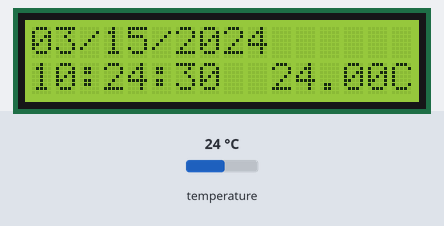
Recording of a sketch running on a simulated ESP32. On the bench: 16×2 character LCD. The inputs (shaded band) are chosen by the test bench; at power-on: temperature 24 °C. The local clock reads 2024-03-15 10:24:30 at power-on unless the sketch sets it; what the sketch prints to the serial monitor is not drawn.

Above: at 1.2 s.
1.3 s: temperature set to 12 °C
At 11.4 s:
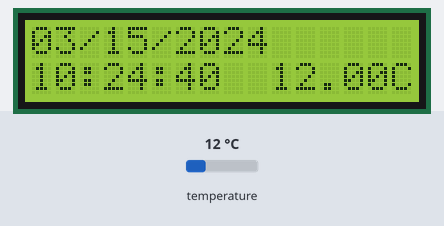
Timing chart, 0 to 12.9 s (numbered marks = the images above; inputs shaded):
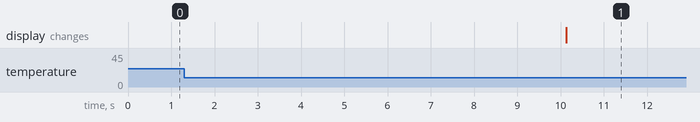

Measured:
- after the input at 1.3 s, the display: changes after 8.8 s (image 1)

The sketch:

09-020_Time_and_date_with_the_DS3231_LCD.ino
```cpp
/*  09.020 - Time and date with the DS3231 RTC and I2C LCD

   This sketch demonstrates how to set the time and date, and then print them
   to an I2C LCD using the highly accurate DS3231 real time clock.

   When equiped with a button battery, the DS3231 will retain correct time and date even
   when there is no main power from the microcontroller.

   The DS3231 also contains a temperature sensor that is readable via the library.

   This sketch was written by Peter Dalmaris using information from the
   ESP32 datasheet and examples.


   Components
   ----------
    - ESP32 Dev Kit v4
    - DS2331 RTC breakout

    IDE
    ---
    Arduino IDE with ESP32 Arduino Code
    (https://github.com/espressif/arduino-esp32)


    Libraries
    ---------
    - RtcDS3231
    - Wire

   Connections
   -----------

    Power is provided from the 5V pin to accomodate the requirements
    of the LCD. It is safe to use 5V with the DS3231 as long as it
    contains a voltage regulator.

      ESP32        |     DS3231 RTC   |   I2C LCD
    -------------------------------------------
      5V           |     Vcc          |   Vcc
      GND          |     GND          |   GND
      GPIO21 (SDA) |     SDA          |   SDA
      GPIO22 (SCL) |     SCL          |   SCL
      -            |     SQW          |
      -            |     32K          |

    Other information
    -----------------

    1. ESP32 Datasheet: https://www.espressif.com/sites/default/files/documentation/esp32_datasheet_en.pdf
    2. Rtc library (contains libraries for various RTCs): https://github.com/Makuna/Rtc
    3. Printf format parameters: http://www.cplusplus.com/reference/cstdio/printf/
    4. snprintf (very similar to snprintf_P): http://www.cplusplus.com/reference/cstdio/snprintf/?kw=snprintf
    5. snprintf_P: https://www.microchip.com/webdoc/AVRLibcReferenceManual/group__avr__stdio_1ga53ff61856759709eeceae10aaa10a0a3.html

    Created on April 3 2019 by Peter Dalmaris

*/

/* for normal hardware wire use below */
#include <Wire.h> // must be included here so that Arduino library object file references work
#include <RtcDS3231.h>

RtcDS3231<TwoWire> Rtc(Wire);

#include <LiquidCrystal_I2C.h>
LiquidCrystal_I2C lcd(0x27, 16, 2);

void setup ()
{
  Serial.begin(115200);

  lcd.init();
  lcd.backlight();

  Serial.print("compiled: ");
  Serial.print(__DATE__);
  Serial.println(__TIME__);

  Rtc.Begin();

  RtcDateTime compiled = RtcDateTime(__DATE__, __TIME__);
  printDateTime(compiled);
  Serial.println();

  if (!Rtc.IsDateTimeValid())
  {
    if (Rtc.LastError() != 0)
    {
      // we have a communications error
      // see https://www.arduino.cc/en/Reference/WireEndTransmission for
      // what the number means
      Serial.print("RTC communications error = ");
      Serial.println(Rtc.LastError());
    }
    else
    {
      // Common Cuases:
      //    1) first time you ran and the device wasn't running yet
      //    2) the battery on the device is low or even missing

      Serial.println("RTC lost confidence in the DateTime!");

      // following line sets the RTC to the date & time this sketch was compiled
      // it will also reset the valid flag internally unless the Rtc device is
      // having an issue

      Rtc.SetDateTime(compiled);
    }
  }

  if (!Rtc.GetIsRunning())
  {
    Serial.println("RTC was not actively running, starting now");
    Rtc.SetIsRunning(true);
  }

  RtcDateTime now = Rtc.GetDateTime();
  if (now < compiled)
  {
    Serial.println("RTC is older than compile time!  (Updating DateTime)");
    Rtc.SetDateTime(compiled);
  }
  else if (now > compiled)
  {
    Serial.println("RTC is newer than compile time. (this is expected)");
  }
  else if (now == compiled)
  {
    Serial.println("RTC is the same as compile time! (not expected but all is fine)");
  }

  // never assume the Rtc was last configured by you, so
  // just clear them to your needed state
  Rtc.Enable32kHzPin(false);
  Rtc.SetSquareWavePin(DS3231SquareWavePin_ModeNone);
}

void loop ()
{

  RtcDateTime now = Rtc.GetDateTime();
  printDateTime(now);
  updateLCD(now, Rtc.GetTemperature());
  Serial.println();

  RtcTemperature temp = Rtc.GetTemperature();
  //  temp.Print(Serial);
  //   you may also get the temperature as a float and print it
  Serial.print(temp.AsFloatDegC());
  Serial.println("C");

  delay(10000); // ten seconds
}


#define countof(a) (sizeof(a) / sizeof(a[0]))

void updateLCD(const RtcDateTime& dt, RtcTemperature temp)
{
  char datestring[20];
  char timestring[20];

  // If you prefer to use the regular snprintf instead of snprintf_P, replace the PSTR macro with just the formating string ("%02u/%02u/%04u")
  snprintf_P(datestring,
             countof(datestring),
             PSTR("%02u/%02u/%04u"), // Construct the string in flash memory. Use printf format parameters
             dt.Month(),
             dt.Day(),
             dt.Year() );

  snprintf_P(timestring,
             countof(timestring),
             PSTR("%02u:%02u:%02u"), // Construct the string in flash memory. Use printf format parameters
             dt.Hour(),
             dt.Minute(),
             dt.Second() );

  lcd.clear();
  lcd.setCursor(0, 0);
  lcd.print(datestring);
  lcd.setCursor(0, 1);
  lcd.print(timestring);
  lcd.setCursor(10, 1);
  lcd.print(temp.AsFloatDegC());
  lcd.print("C");
}

void printDateTime(const RtcDateTime& dt)
{
  char datestring[20];

  snprintf_P(datestring,
             countof(datestring),
             PSTR("%02u/%02u/%04u %02u:%02u:%02u"), // Construct the string in flash memory. Use printf format parameters
             dt.Month(),
             dt.Day(),
             dt.Year(),
             dt.Hour(),
             dt.Minute(),
             dt.Second() );

  Serial.print(datestring);
}
```
